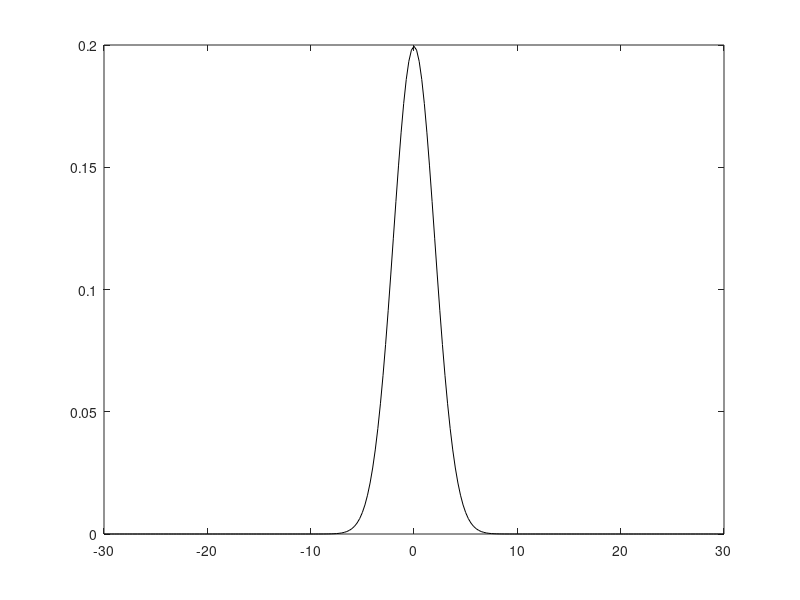

Recreate this plot in MATLAB. (Note: this script raises an error after producing the figure.)
%% fLm propagator from A. Bovet et al. NF 2014
% A. Bovet 22.11.13
% Apply the fLm propagator to any initial conditions

clear x n0 n t t0
%% test case initial distribution
% spatial range
x=[-30:.25:30];

% initial distribution n_0(x)
x0=0;
n0=normpdf(x,x0,2);

% time range
t=[10 20 30];

figure
plot(x,n0,'k')
%% center and symmetrize the domain for the convolution to work
x0=sum(n0.*x)/sum(n0);

x=x-x0;
if abs(x(1))>abs(x(end))
    [~,ind]=min(abs(x+x(end)));
    x=x(ind:end);
    n0=n0(ind:end);
else
    [~,ind]=min(abs(x+x(1)));
    x=x(1:ind);
    n0=n0(1:ind);
end
%%
% tranport exponents
alpha=0.94667;
beta=0.56075;
gam=2*beta/alpha
H=gam/2

K=0.86365; % diffusivity (fractional) in the units used in the optimizer [L^alpha/T^beta]

clear gamma
% scale factor of the Levy dist
sigma=K^(1/alpha)*gamma((beta-1)/alpha+1);
%sigma=1;

skew=-0.0034855;

% factor
c=beta^(1/alpha)*gamma((beta-1)/alpha+1);

V=0.0; % be careful, not ok when the distribution reaches the spatial boundaries

%% convolution with initial condition

% n(x,t)
n_c=zeros(length(x),length(t));

dx=mean(diff(x));

parfor i=1:length(t)
    n_c(:,i)=conv(n0,c/((t(i))^(beta/alpha))*stblpdf(c*(x-V*t(i))/((t(i))^(beta/alpha)),alpha,skew,sigma,0),'same')*dx;
end

hold on
for i=1:length(t)
    plot(x,n_c(:,i),'g');
end

%% propagate with dirac initial condition

x=[-30:.01:30];
x0=0;

% time range
t=[1:9];

n_c=zeros(length(x),length(t));
parfor i=1:length(t)
    n_c(:,i)=c/((t(i))^(beta/alpha))*stblpdf(c*(x-x0)/((t(i))^(beta/alpha)),alpha,0,sigma,0);
end

clear plt h ha
h=figure('Units', 'pixels', ...
    'Position', [100 100 450 400],'color','w');

ha=axes;
hold on

plt=plot(x,n_c,'k')

blue=[52 55 150]/255;
red=[170 20 20]/255;
set(plt,'color',blue)
set(plt,'Linewidth',1)
set(ha,'Box','on')
set(ha,'Fontsize',14,'Fontname','Helvetica','Linewidth',1.2)
set(txt,'Fontsize',14,'Fontname','Helvetica')

%% variance
clear vars
for i=1:length(t)
    vars(i)=sum(n_c(:,i)'.*(x.^2))/sum(n_c(:,i));
end
%%
figure;
plot(t,vars)
figure
loglog(t,vars)
efmenu

%% s-th moment
clear mom mom0
s=2;

threshold=0.001;
for i=1:length(t)
    mom(i) = fractional_moment(x,n_c(:,i),s,threshold);
end
mom0=fractional_moment(x,n0,s,threshold);

%%
figure;
plot(t-t0,mom-mom0)
figure
loglog(t-t0,mom-mom0)
efmenu

%% write the profiles to dat files

path='/home/abovet/fractopt/alex/nf2013/testcases/alex_propa_with_init/';

fid = fopen([path 'dataset_test_alpha1p5_beta1_k0p1_initial.dat'],'w');
for i=1:length(x)
    data=[x(i);n0(i)];
    fprintf(fid,'%6.4f  %8.4f\n',data);
end
fclose(fid);

for j=1:length(t)
    fid = fopen([path 'dataset_test_alpha1p5_beta1_k0p1' num2str(j) '.dat'],'w');
    for i=1:length(x)
        data=[x(i);n_c(i,j)];
        fprintf(fid,'%6.4f  %8.4f\n',data);
    end
    fclose(fid);
end